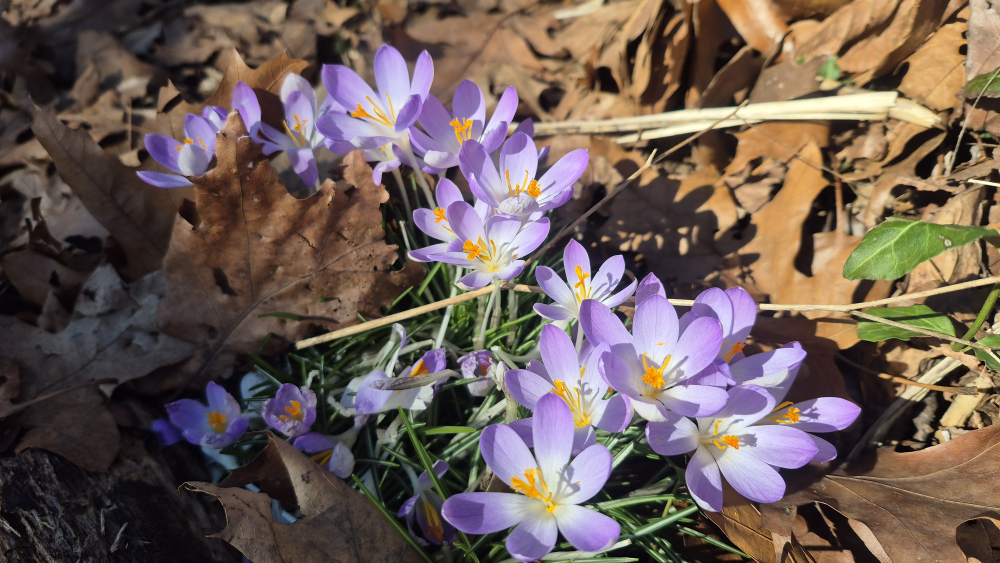
#> input picture spring_2025/20250318_145358.jpg, 4000 x 2252 px (shown at 1/4 size); its folder holds only this picture in this run
$ python get_images.py
#> lines starting #> are read from the running program, lines starting #| are printed output that depends on the picture
import os
from PIL import Image, ImageOps
# Import the Resampling enum for newer Pillow versions
from PIL.Image import Resampling

# 1. Settings
INPUT_FOLDER = "spring_2025"
OUTPUT_FOLDER = "spring_2025_thumbs_webp"

# Desired thumbnail sizes for horizontal vs vertical
HORIZONTAL_SIZE = (800, 400)  # (width, height)
VERTICAL_SIZE = (400, 800)

os.makedirs(OUTPUT_FOLDER, exist_ok=True)

def center_crop_resize(img, final_w, final_h):
    """
    Resizes 'img' so that the smaller dimension fits 'final_*',
    then center-crops to exactly final_w x final_h.
    """
    img_aspect = img.width / img.height
    target_aspect = final_w / final_h

    if img_aspect > target_aspect:
        # Image is "wider" than target => scale by height
        scale = final_h / img.height
        new_w = int(img.width * scale)
        new_h = final_h
        img = img.resize((new_w, new_h), Resampling.LANCZOS)
    else:
        # Image is "taller" or same => scale by width
        scale = final_w / img.width
        new_w = final_w
        new_h = int(img.height * scale)
        img = img.resize((new_w, new_h), Resampling.LANCZOS)

    # Center-crop to exactly final_w x final_h
    left = (img.width - final_w) // 2
    top = (img.height - final_h) // 2
    right = left + final_w
    bottom = top + final_h
    return img.crop((left, top, right, bottom))

# We'll collect the HTML snippets in a list
html_snippets = []

for filename in sorted(os.listdir(INPUT_FOLDER)):
    # Only process .jpg/.jpeg
    if not filename.lower().endswith((".jpg", ".jpeg")):
        continue

    filepath = os.path.join(INPUT_FOLDER, filename)

    with Image.open(filepath) as img:
        # Auto-orient based on EXIF so width/height reflect actual orientation
#> img is the input picture: PIL image 4000x2252 RGB; mean R, G, B 109.5, 93.6, 87.6
        img = ImageOps.exif_transpose(img)
        w, h = img.size
#> w = 4000; h = 2252
        aspect = w / h
#> aspect = 1.78

        # Decide orientation & desired final size
        if aspect > 1:
            orientation = "horizontal"
            final_w, final_h = HORIZONTAL_SIZE
        else:
            orientation = "vertical"
            final_w, final_h = VERTICAL_SIZE

        # Resize + center-crop
        thumb = center_crop_resize(img, final_w, final_h)
#> in center_crop_resize, `img = img.resize((new_w, new_h), Resampling.LANCZOS)`:
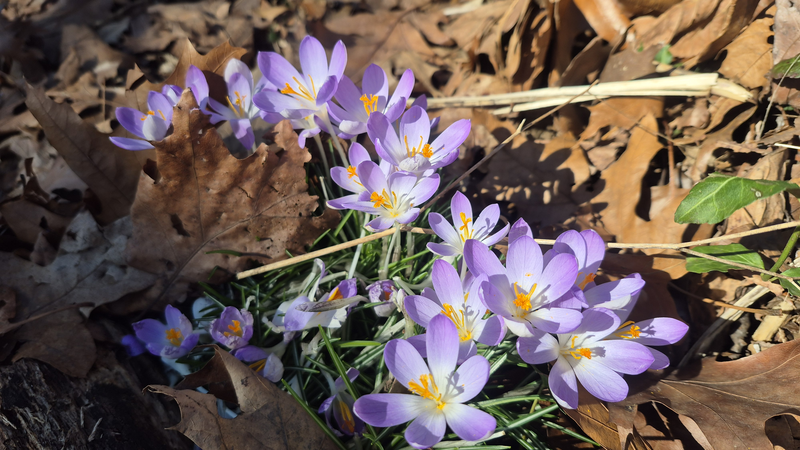
#> img: PIL image 800x450 RGB; mean R, G, B 109.5, 93.6, 87.6
#> in center_crop_resize, `return img.crop((left, top, right, bottom))`:
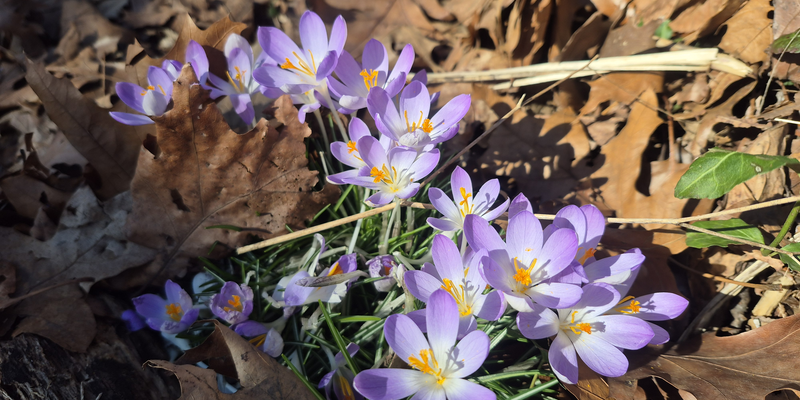
#> returned value: PIL image 800x400 RGB; mean R, G, B 110.9, 95.2, 90.3

        # Prepare output paths
        base, ext = os.path.splitext(filename)
        out_name = base + ".webp"
        out_path = os.path.join(OUTPUT_FOLDER, out_name)

        # Save as WebP
        thumb.save(out_path, "WEBP", quality=80)

        # Build HTML snippet
        snippet = f'''<figure class="gallery-item {orientation}">
  <img
    src="thumbs_webp/{out_name}"
    data-full="images/{filename}"
    alt="{base}"
    loading="lazy"
  />
</figure>'''
        html_snippets.append(snippet)

        print(f"Processed {filename} -> {out_name}, orientation={orientation}, size={thumb.size}")
#| Processed 20250318_145358.jpg -> 20250318_145358.webp, orientation=horizontal, size=(800, 400)

# Finally, print the full HTML block so user can copy+paste
print("\n\n--- HTML SNIPPETS BELOW ---\n")
for snippet in html_snippets:
    print(snippet)

$ run again, on spring_2025/20250401_171255.jpg
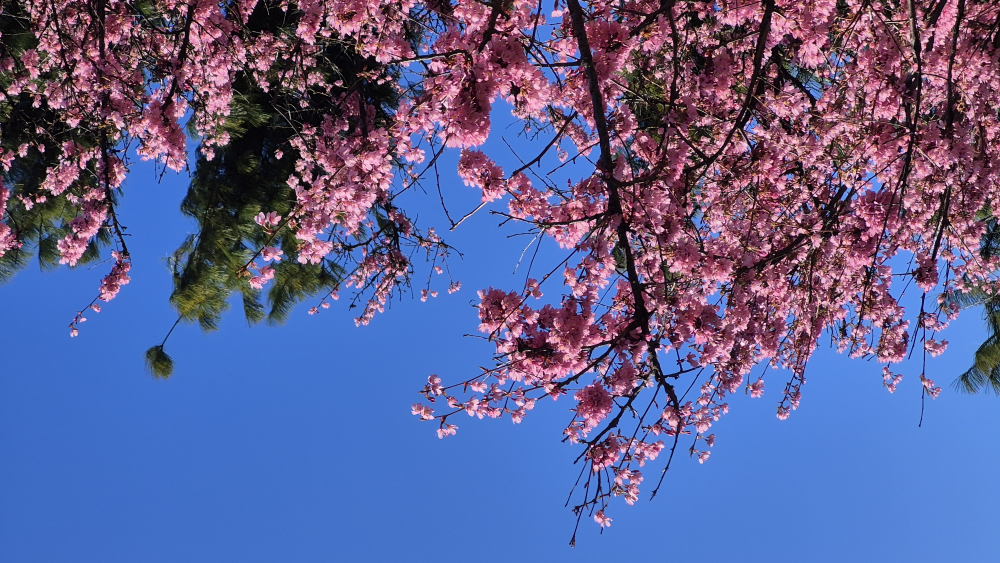
#> input picture spring_2025/20250401_171255.jpg, 4000 x 2252 px (shown at 1/4 size)
#> img is the input picture: PIL image 4000x2252 RGB; mean R, G, B 93.7, 96.3, 146.3
#> in center_crop_resize, `img = img.resize((new_w, new_h), Resampling.LANCZOS)`:
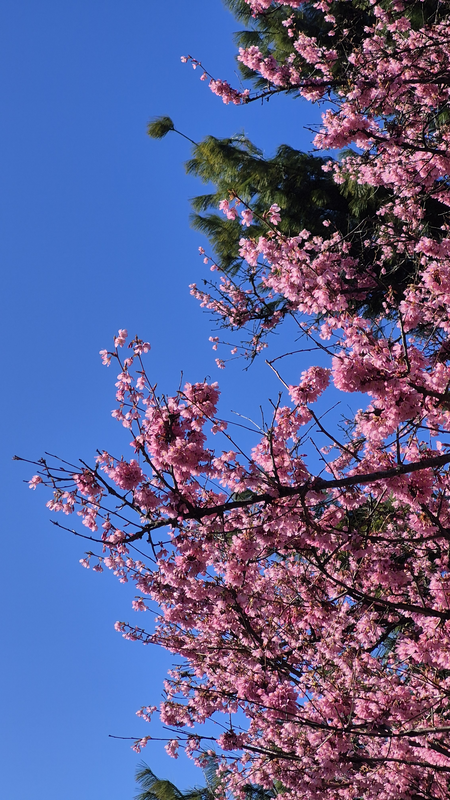
#> img: PIL image 450x800 RGB; mean R, G, B 93.6, 96.4, 146.3
#> in center_crop_resize, `return img.crop((left, top, right, bottom))`:
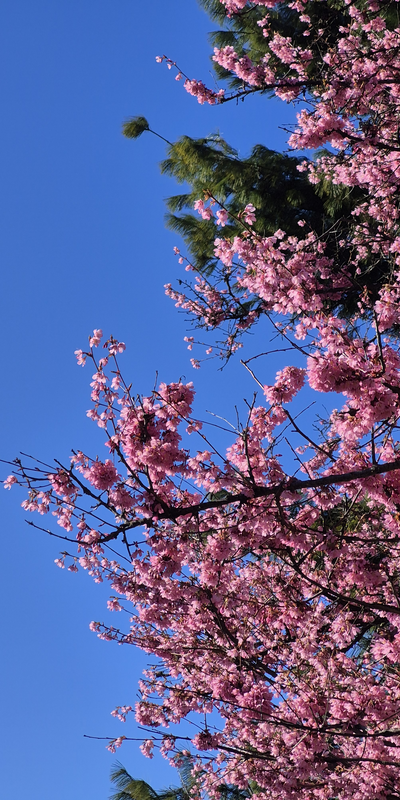
#> returned value: PIL image 400x800 RGB; mean R, G, B 94.1, 96.6, 146.4
#| Processed 20250401_171255.jpg -> 20250401_171255.webp, orientation=vertical, size=(400, 800)

$ run again, on spring_2025/20250406_090603.jpg
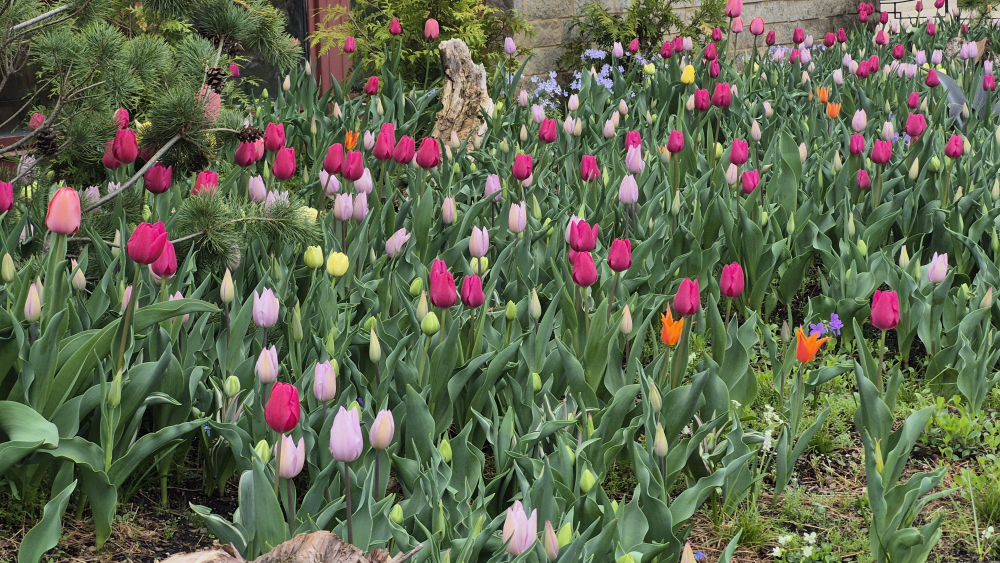
#> input picture spring_2025/20250406_090603.jpg, 4000 x 2252 px (shown at 1/4 size)
#> img is the input picture: PIL image 4000x2252 RGB; mean R, G, B 96.6, 104.8, 79.3
#> in center_crop_resize, `img = img.resize((new_w, new_h), Resampling.LANCZOS)`:
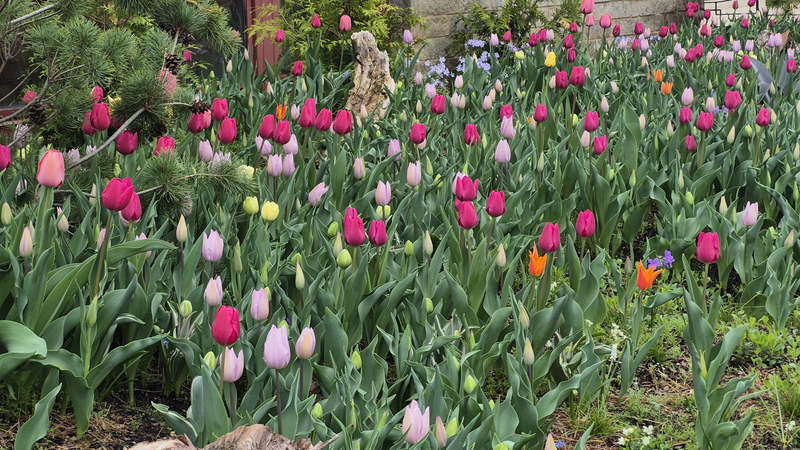
#> img: PIL image 800x450 RGB; mean R, G, B 96.6, 104.8, 79.3
#> in center_crop_resize, `return img.crop((left, top, right, bottom))`:
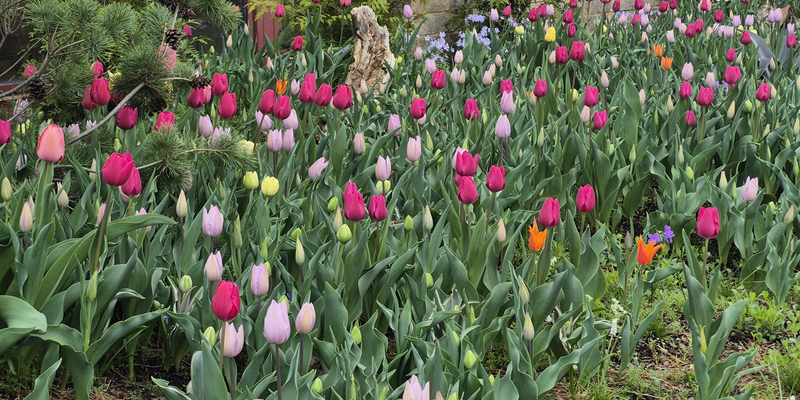
#> returned value: PIL image 800x400 RGB; mean R, G, B 94.9, 103.8, 78.5
#| Processed 20250406_090603.jpg -> 20250406_090603.webp, orientation=horizontal, size=(800, 400)

$ run again, on spring_2025/20250406_090828.jpg
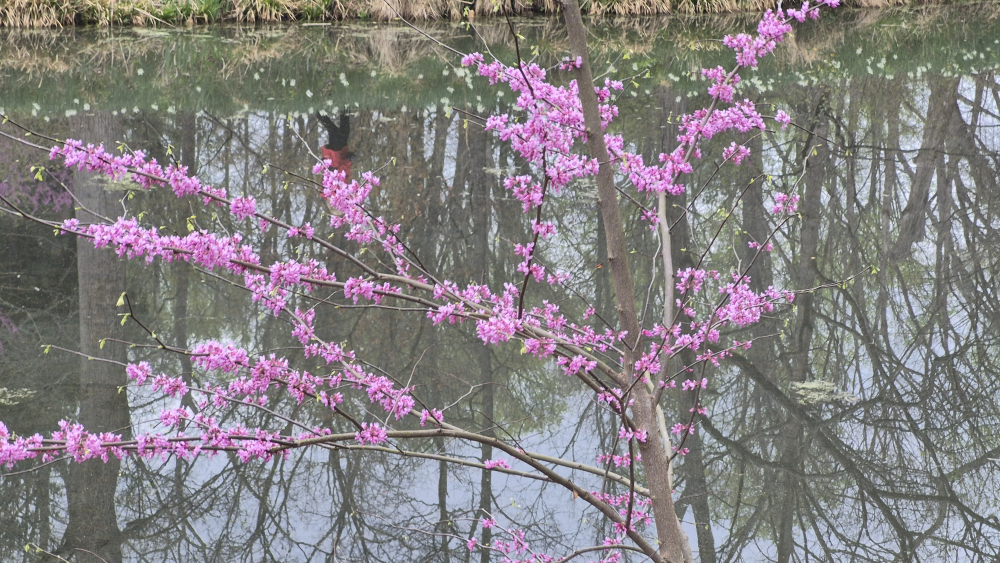
#> input picture spring_2025/20250406_090828.jpg, 4000 x 2252 px (shown at 1/4 size)
#> img is the input picture: PIL image 4000x2252 RGB; mean R, G, B 132.7, 128, 129.3
#> in center_crop_resize, `img = img.resize((new_w, new_h), Resampling.LANCZOS)`:
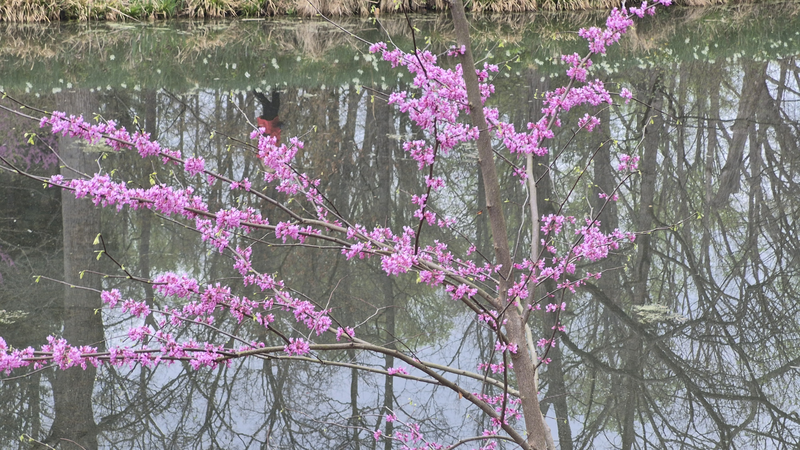
#> img: PIL image 800x450 RGB; mean R, G, B 132.7, 128, 129.3
#> in center_crop_resize, `return img.crop((left, top, right, bottom))`:
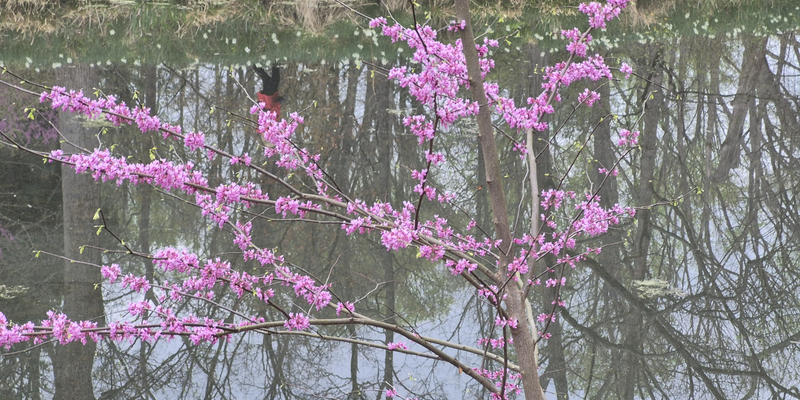
#> returned value: PIL image 800x400 RGB; mean R, G, B 132.9, 127.9, 129.9
#| Processed 20250406_090828.jpg -> 20250406_090828.webp, orientation=horizontal, size=(800, 400)

$ run again, on spring_2025/20250318_150607.jpg
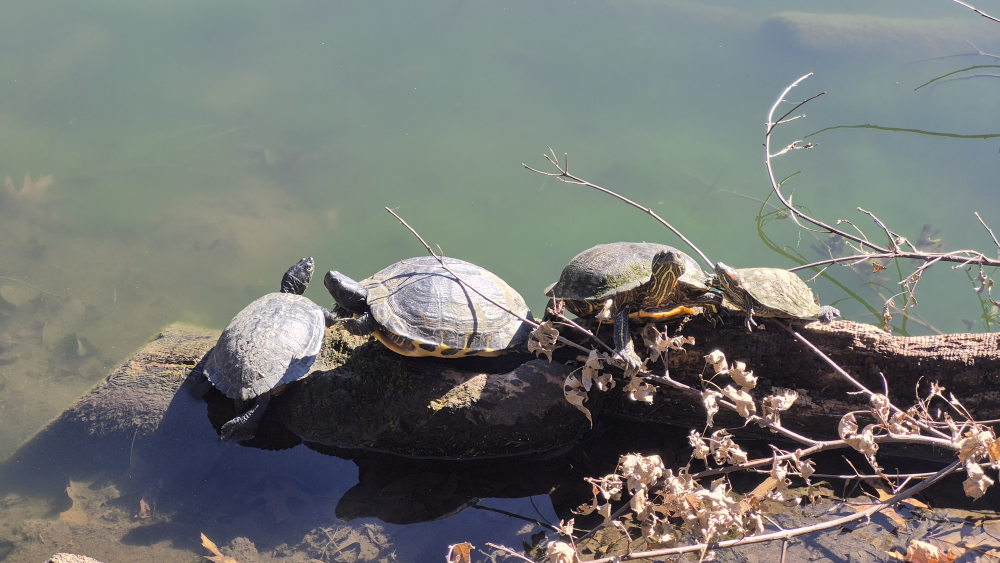
#> input picture spring_2025/20250318_150607.jpg, 4000 x 2252 px (shown at 1/4 size)
#> img is the input picture: PIL image 4000x2252 RGB; mean R, G, B 116.4, 119.1, 115.9
#> in center_crop_resize, `img = img.resize((new_w, new_h), Resampling.LANCZOS)`:
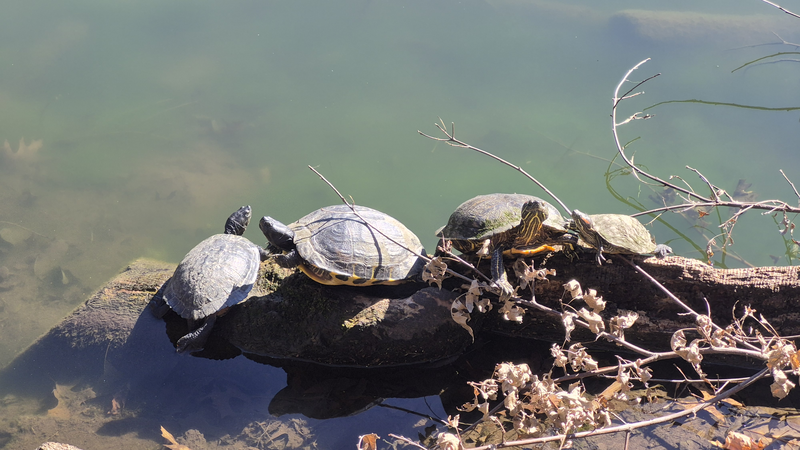
#> img: PIL image 800x450 RGB; mean R, G, B 116.3, 119.1, 115.9
#> in center_crop_resize, `return img.crop((left, top, right, bottom))`:
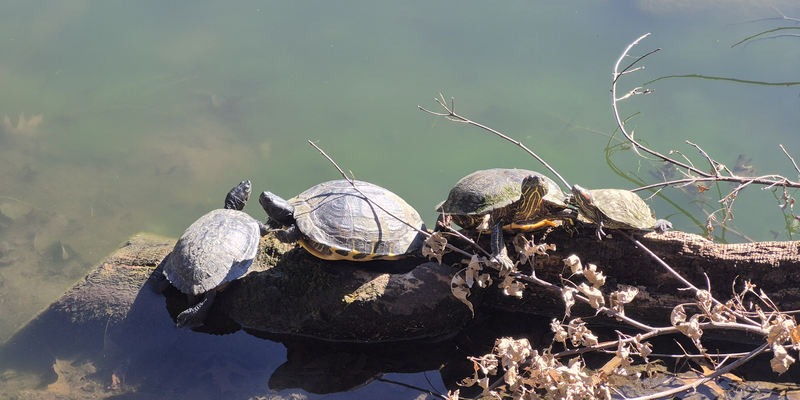
#> returned value: PIL image 800x400 RGB; mean R, G, B 114.1, 117.2, 113.7
#| Processed 20250318_150607.jpg -> 20250318_150607.webp, orientation=horizontal, size=(800, 400)
